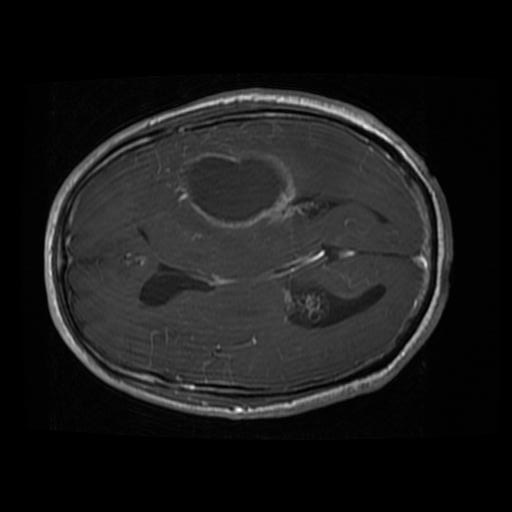
#> input picture test_images/Tr-gl_0126.jpg, 512 x 512 px, found by its file name
$ jupyter execute 'Brain Tumor Segmentation K-Means Clusturing.ipynb'
#> lines starting #> are read from the running program, lines starting #| are printed output that depends on the picture; after the words box and inside, x2 and y2 are one past the last pixel; in counts of white or black regions, pixels touching at a corner belong together
# Import Libraries

[cell 1]
import numpy as np
import cv2
from matplotlib import pyplot as plt
from sklearn.cluster import KMeans
import joblib

[cell 2]
# Load a image
img = cv2.imread("Datasets/test_images/Tr-gl_0126.jpg", 0)
#> img is the input picture: shape (512, 512); min 0, max 255, mean 25.9
plt.imshow(img, cmap="gray")

[cell 3]
# Shape of the image
img.shape
#> Out = (512, 512)

[cell 4]
512*512

[cell 5]
height, width = img.shape
#> height = 512; width = 512

# Flatten the image into 1D array
imgFlatten = img.reshape(height*width, 1)
imgFlatten.shape
#> Out = (262144, 1)

[cell 6]
# Printing a slice of the flattened image
print(imgFlatten[50000:51000])
#> (printed output is left out)

[cell 7]
# Model Defining
model = KMeans(n_clusters=5)

[cell 8]
# Fit the model
model.fit(imgFlatten)

[cell 9]
# Getting the cluster labels
labels = model.labels_

[cell 10]
labels.shape

[cell 11]
labels[50000:51000]

[cell 12]
# Convert labels to 2D array
labels2D = labels.reshape(height, width)
labels2D.shape
#> Out = (512, 512)

[cell 13]
# Plot the 2D labels array
plt.imshow(labels2D)
plt.colorbar()
plt.show()

[cell 14]
# Save the model
joblib.dump(model, "brain_tumor_kmeans.sav")

# Testing The Model

[cell 15]
# Load the model
model = joblib.load("brain_tumor_kmeans.sav")

tumor_label = 3

[cell 16]
# Load a image
test_img = cv2.imread("Datasets/test_images/Tr-gl_0123.jpg", 0)
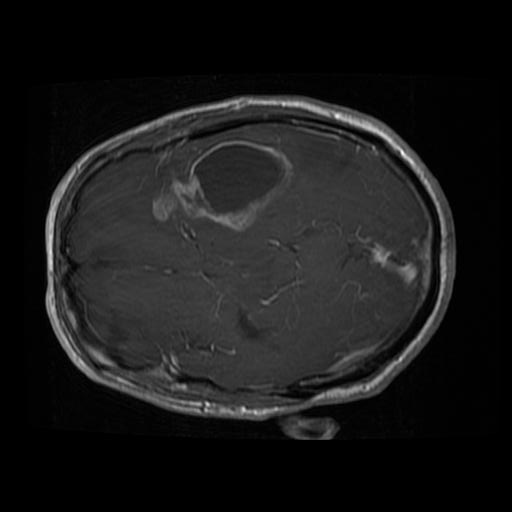
#> input picture test_images/Tr-gl_0123.jpg, 512 x 512 px, found by its file name
#> test_img is the input picture: shape (512, 512); min 0, max 255, mean 25.2
plt.imshow(test_img, cmap="gray")

[cell 17]
# Shape of the image
test_img.shape

height, width = test_img.shape

# Flatten the image into 1D array
test_imgFlatten = test_img.reshape(height*width, 1)
test_imgFlatten.shape
#> Out = (262144, 1)

[cell 18]
labels = model.predict(test_imgFlatten)

labels2D = labels.reshape(height, width)
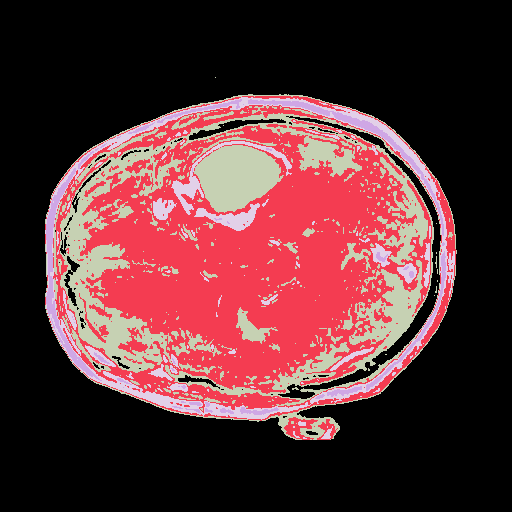
#> labels2D: shape (512, 512) int32; 5 distinct labels, from 0 to 4; one colour per label, 0 black

[cell 19]
plt.imshow(labels2D)
plt.colorbar()
plt.show()
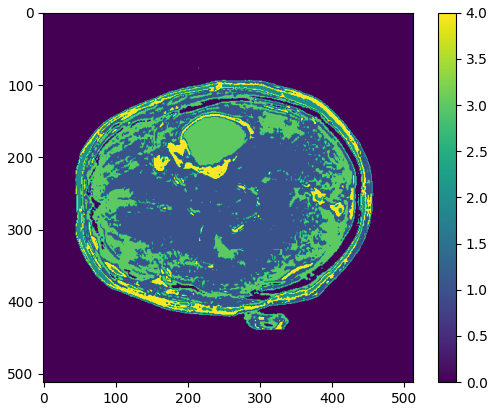
#> figure drawn by matplotlib, 2 panels

[cell 20]
# Masking
mask = (labels2D==tumor_label)
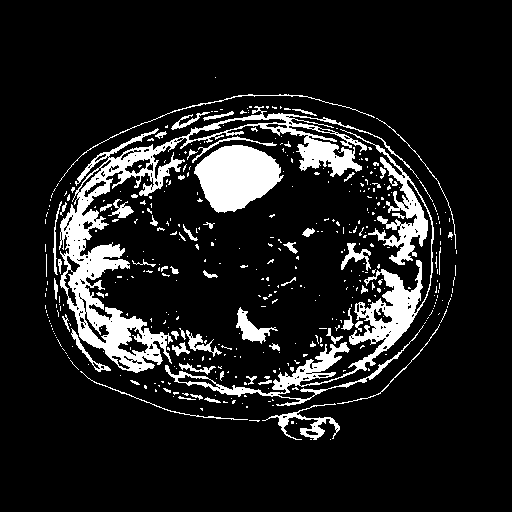
#> mask: shape (512, 512) bool; 11.9% white; 428 white regions (363 under 20 px), largest, box (x1, y1, x2, y2) and area: (59, 106, 419, 373) 11970, (165, 129, 434, 406) 7642, (194, 145, 284, 213) 4097

plt.imshow(mask, cmap="gray")
plt.savefig("mask.png")
plt.colorbar()
plt.show()
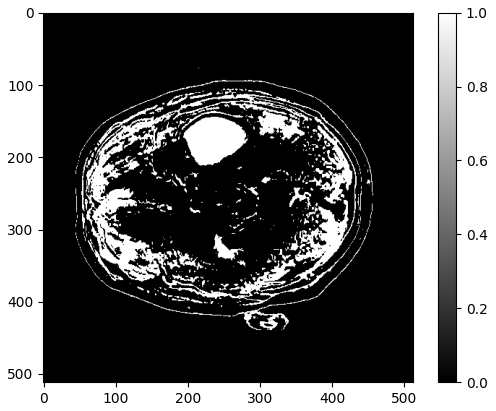
#> figure drawn by matplotlib, 2 panels

[cell 21]
mask.shape
#> Out = (512, 512)

# Erosion And Dilation (Mathematical Morphology

## Erosion

[cell 22]
# Converting the binary array into a opencv supported images
tumor_extracted = np.array((mask*255), dtype=np.uint8)

# Define 5*5 kernel
kernel = np.ones((5,5), np.uint8)

# Eroting the image
tumor_extracted = cv2.erode(tumor_extracted, kernel, iterations=1)
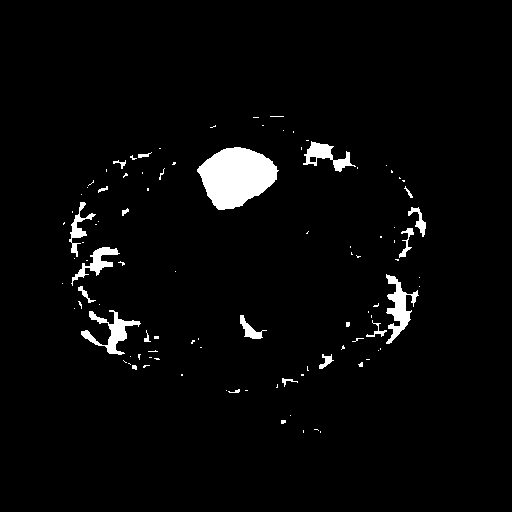
#> tumor_extracted: shape (512, 512); 3.1% white; 101 white regions (79 under 20 px)
plt.imshow(tumor_extracted, cmap="gray")
plt.show()

[cell 23]
tumor_extracted.shape
#> Out = (512, 512)

## Dialation

[cell 24]
# [7 lines of commented-out code are left out]

# Contours Detection

[cell 25]
imagePath = "Datasets/test_images/Tr-gl_0123.jpg"

[cell 26]
img_original = cv2.imread(imagePath)

[cell 27]
contours, hierarchy = cv2.findContours(tumor_extracted, cv2.RETR_TREE,  cv2.CHAIN_APPROX_SIMPLE)      # RETR_TREE = Retrieval Method
#> contours = 102 contours, 85 with area under 20; largest, box (x1, y1, x2, y2) and area: (197, 147, 279, 210) 3376, (386, 274, 419, 344) 747, (81, 310, 141, 355) 688, (303, 141, 356, 172) 550, (71, 247, 120, 286) 431
                                                                                                    # CHAIN_APPROX_SIMPLE = Approximation Method
print(len(contours))

# # Draw contours
# cv2.drawContours(img_original, contours, -1, (0, 0, 255), 2)     #-1 mean all contours  #(0, 0, 255) = Line size of the contours BGR
# cv2.imshow('LIVE', img_original)
# cv2.waitKey(0)
# cv2.destroyAllWindows()


# Draw contours
cv2.drawContours(img_original, contours, -1, (0, 0, 255), 2)
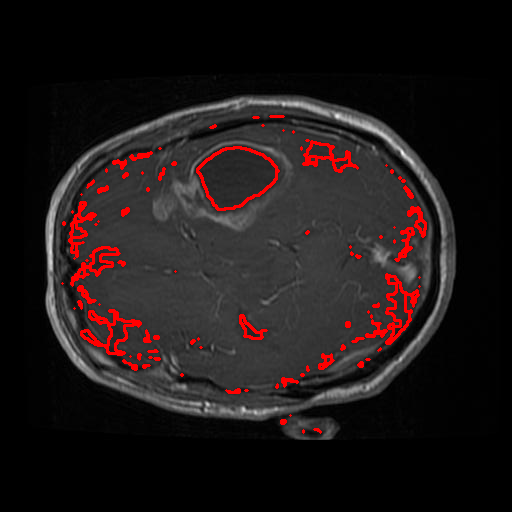
#> img_original: shape (512, 512, 3); 2.82% of pixels changed, all inside (x1, y1, x2, y2) = (61, 115, 427, 434)

# Convert BGR to RGB for matplotlib
img_rgb = cv2.cvtColor(img_original, cv2.COLOR_BGR2RGB)

# Display image using matplotlib
plt.imshow(img_rgb)
plt.axis('off')
plt.show()

[cell 28]
img_original = cv2.imread(imagePath)

# Draw first contours
cv2.drawContours(img_original, contours, 0, (0, 0, 255), 2)
#> img_original: shape (512, 512, 3); under 0.01% of pixels changed, all inside (x1, y1, x2, y2) = (319, 430, 322, 434)

# Convert BGR to RGB for matplotlib
img_rgb = cv2.cvtColor(img_original, cv2.COLOR_BGR2RGB)

# Display image using matplotlib
plt.imshow(img_rgb)
plt.axis('off')
plt.show()

[cell 29]
img_original = cv2.imread(imagePath)

# Draw all contours
cv2.drawContours(img_original, contours, -1, (0, 0, 255), 2)

# Print the 69 contour as a exampe   [[x, y]]
#print(contours[69])

# Convert BGR to RGB for matplotlib
img_rgb = cv2.cvtColor(img_original, cv2.COLOR_BGR2RGB)


# Identify the tumor contour by using opencv area
for cnt in contours:
    area = cv2.contourArea(cnt)
    if (area>1000):
        cv2.drawContours(img_rgb, [cnt], -1, (0, 255, 0), 3)
#> this loop made 102 passes
#> area on passes 10, 23, 36, 38, 40, 46, 49, 57, 93: 23.5, 73.5, 43.5, 190.5, 687.5, 52, 747, 431, 3376.5
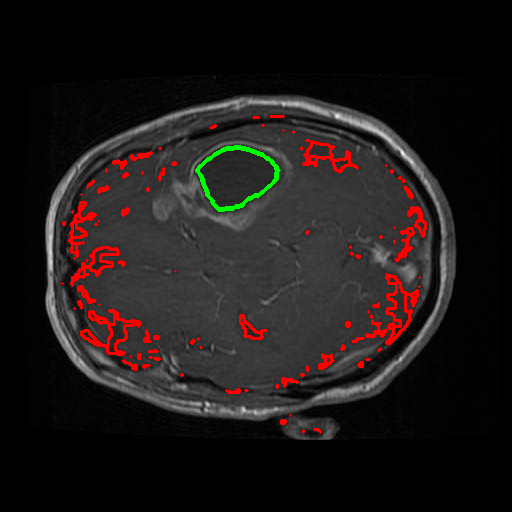
#> img_rgb: shape (512, 512, 3); mean R, G, B 30.4, 24.9, 24


# Display image using matplotlib
plt.imshow(img_rgb)
plt.axis('off')
plt.show()

# Identify The Tumor

[cell 30]
img_original = cv2.imread(imagePath)

# Convert BGR to RGB for matplotlib
img_rgb = cv2.cvtColor(img_original, cv2.COLOR_BGR2RGB)


# Identify the tumor contour by using opencv area
for cnt in contours:
    area = cv2.contourArea(cnt)
    if (area>1000):
        cv2.drawContours(img_rgb, [cnt], -1, (0, 255, 0), 3)
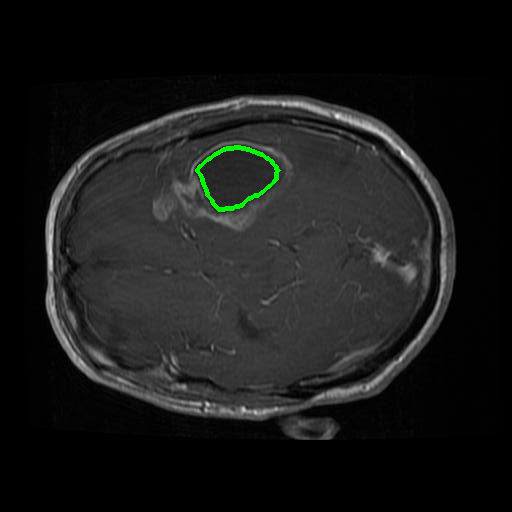
#> img_rgb: shape (512, 512, 3); 0.37% of pixels changed, all inside (x1, y1, x2, y2) = (195, 145, 281, 212)

# Display image using matplotlib
plt.imshow(img_rgb)
plt.axis('off')
plt.show()

# Add Bounding Rectangle For Identified Tumor

[cell 31]
img_original = cv2.imread(imagePath)

# Convert BGR to RGB for matplotlib
img_rgb = cv2.cvtColor(img_original, cv2.COLOR_BGR2RGB)


# Identify the tumor contour by using opencv area
for cnt in contours:
    area = cv2.contourArea(cnt)
    if (area>1000):
        cv2.drawContours(img_rgb, [cnt], -1, (0, 255, 0), 3)
        x, y, w, h = cv2.boundingRect(cnt)                              # Add the bounding rectangle
        print(x, y, w, h)
        cv2.rectangle(img_rgb, (x, y), (x+w, y+h), (255, 0, 0), 2)
        cv2.rectangle(img_rgb, (x, y), (x+120, y-40), (255, 0, 0), -1)  # Add filled rectangle
        cv2.putText(img_rgb, "TUMOR", (x+10, y-10), cv2.FONT_HERSHEY_SIMPLEX, 1, (255, 255, 255), 2)
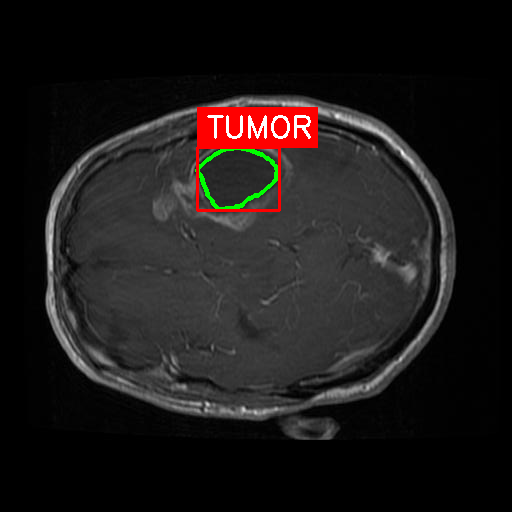
#> img_rgb: shape (512, 512, 3); 2.46% of pixels changed, all inside (x1, y1, x2, y2) = (195, 107, 318, 212)


# Display image using matplotlib
plt.imshow(img_rgb)
plt.axis('off')
plt.show()

[cell 32]
# [16 lines of commented-out code are left out]

# Testing The Whole Folder

[cell 33]
model = joblib.load("brain_tumor_kmeans.sav")
tumor_label = 3

[cell 34]
import os
import cv2
import numpy as np
import matplotlib.pyplot as plt

# List of image names from the directory
image_names = os.listdir("Datasets/test_images")
print("Images found:", image_names)

# Filter out non-image files
image_extensions = ['.jpg', '.jpeg', '.png']
image_names = [img_name for img_name in image_names if any(img_name.lower().endswith(ext) for ext in image_extensions)]


for img_name in image_names:
    img_path = os.path.join("Datasets/test_images", img_name)

    # Load the original image
    img_original = cv2.imread(img_path)
    if img_original is None:
        print(f"Failed to load image: {img_path}")
        continue  # Skip to the next image if loading fails

    # Convert BGR to RGB for matplotlib
    img_rgb = cv2.cvtColor(img_original, cv2.COLOR_BGR2RGB)

    img_gray = cv2.imread(img_path, 0)  # Load as grayscale
    if img_gray is None:
        print(f"Failed to load grayscale image: {img_path}")
        continue  # Skip to the next image if loading fails

    height, width = img_gray.shape
    img_flatten = img_gray.reshape(height * width, 1)

    # Predict labels using the model
    labels = model.predict(img_flatten)
    labels2D = labels.reshape(height, width)

    # Create a mask for the tumor
    mask = (labels2D == tumor_label)
    tumor_extracted = np.array((mask * 255), dtype=np.uint8)

    # Erode the tumor mask to refine the contours
    kernel = np.ones((5, 5), np.uint8)
    tumor_extracted = cv2.erode(tumor_extracted, kernel, iterations=1)

    # Find contours in the extracted tumor image
    contours, _ = cv2.findContours(tumor_extracted, cv2.RETR_TREE, cv2.CHAIN_APPROX_SIMPLE)
    print("No. Contours:", len(contours))

    # Identify the tumor contour by using OpenCV area
    for cnt in contours:
        area = cv2.contourArea(cnt)
        if area > 1000:  # Filter based on area
            cv2.drawContours(img_rgb, [cnt], -1, (0, 255, 0), 3)
            x, y, w, h = cv2.boundingRect(cnt)  # Add the bounding rectangle
            print(f"Bounding Box - x: {x}, y: {y}, w: {w}, h: {h}")
            cv2.rectangle(img_rgb, (x, y), (x + w, y + h), (255, 0, 0), 2)  # Draw rectangle
            cv2.rectangle(img_rgb, (x, y), (x + 120, y - 40), (255, 0, 0), -1)  # Add filled rectangle
            cv2.putText(img_rgb, "TUMOR", (x + 10, y - 10), cv2.FONT_HERSHEY_SIMPLEX, 1, (255, 255, 255), 2)

    # Display image using Matplotlib
    plt.imshow(img_rgb)
    plt.axis('off')
    plt.title(f"Processed Image: {img_name}")
    plt.show()
#> pass 2 of the loop `for img_name in image_names:`:
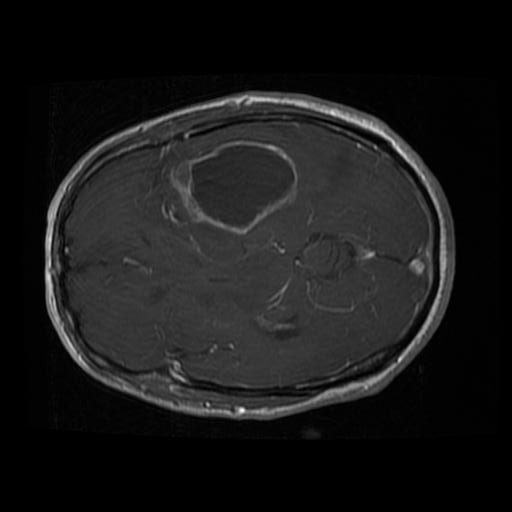
#> input picture test_images/Tr-gl_0124.jpg, 512 x 512 px, found by its file name
#> img_original is the input picture: shape (512, 512, 3); min 0, max 255, mean 24.7
#> `mask = (labels2D == tumor_label)`:
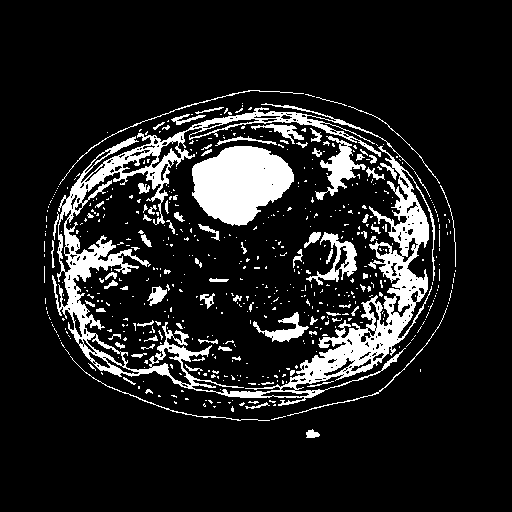
#> mask: shape (512, 512) bool; 12.7% white; 559 white regions (474 under 20 px), largest, box (x1, y1, x2, y2) and area: (52, 103, 435, 406) 18350, (192, 146, 294, 226) 5719, (315, 136, 366, 200) 1026
#> `contours, _ = cv2.findContours(tumor_extracted, cv2.RETR_TREE, cv2.CHA..`: contours = 104 contours, 78 with area under 20; largest, box (x1, y1, x2, y2) and area: (194, 148, 292, 223) 4838, (327, 330, 371, 365) 336, (330, 148, 352, 185) 334, (409, 210, 427, 242) 251, (70, 254, 113, 276) 204
#> the loop `for cnt in contours:` made 104 passes
#> (area, x, y, w, h) on pass 91: (4838.5, 194, 148, 98, 75)
#> after the loop `for cnt in contours:`:
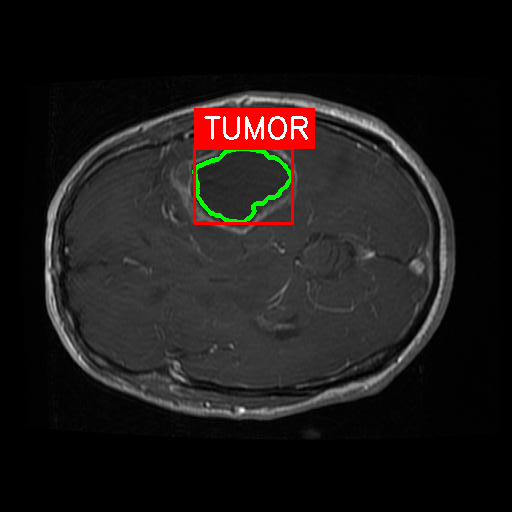
#> img_rgb: shape (512, 512, 3); 2.59% of pixels changed, all inside (x1, y1, x2, y2) = (192, 108, 315, 225)
#> pass 3 of the loop `for img_name in image_names:`:
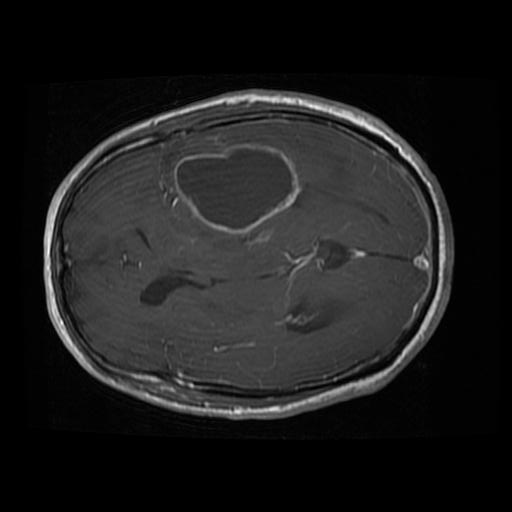
#> input picture test_images/Tr-gl_0125.jpg, 512 x 512 px, found by its file name
#> img_original is the input picture: shape (512, 512, 3); min 0, max 255, mean 29.3
#> `tumor_extracted = cv2.erode(tumor_extracted, kernel, iterations=1)`:
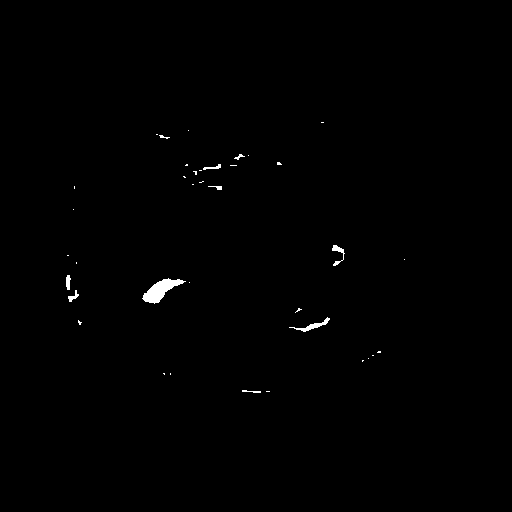
#> tumor_extracted: shape (512, 512); 0.42% white; 37 white regions (27 under 20 px)
#> `contours, _ = cv2.findContours(tumor_extracted, cv2.RETR_TREE, cv2.CHA..`: contours = 37 contours, 31 with area under 20; largest, box (x1, y1, x2, y2) and area: (142, 278, 186, 304) 446, (289, 317, 330, 332) 102, (332, 245, 345, 266) 60, (66, 275, 71, 290) 40, (68, 290, 79, 302) 35, (203, 164, 221, 170) 26
#> the loop `for cnt in contours:` made 37 passes
#> area on passes 10, 12, 14, 15, 19, 29: 101.5, 35, 446, 40, 60, 26.5
#> the loop made 4 passes; the first 3 are shown

# Clean up any windows opened by OpenCV
#cv2.destroyAllWindows()
